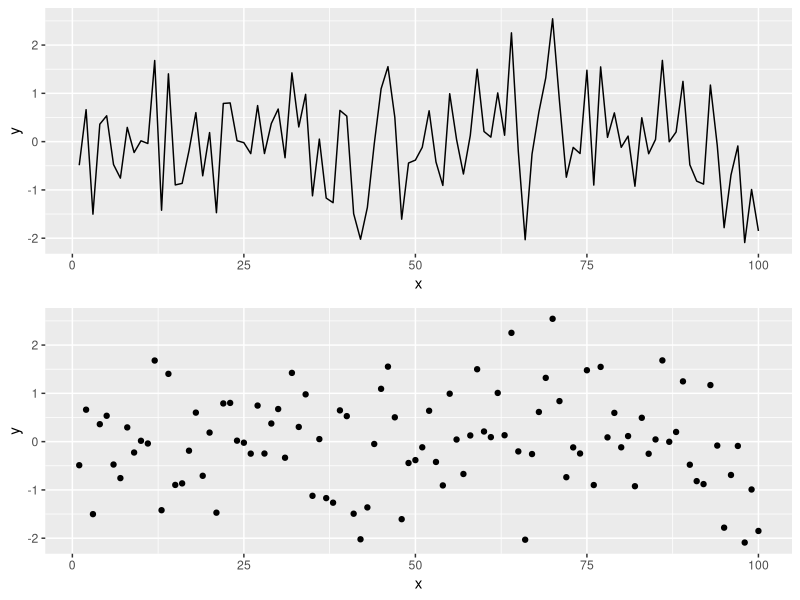

Generate this figure with R:
## ---- chunk 1
knitr::opts_chunk$set(echo = TRUE, fig.width = 8, fig.height = 8, fig.alig = "center")
## ---- chunk 2
library(tidyverse)
library(gridExtra)
## ---- chunk 3
# Simulating data according to a normal distribution
x <- seq(1:100)
y <- rnorm(100) # Generating data form a normal distribution with mean 0 and variance 1
data <- data.frame(x = x, y = y ) # Creating a data frame
p1 = ggplot(data, aes(x= x, y = y)) +
geom_line()
p2 = ggplot(data, aes(x= x, y = y)) +
geom_point()
grid.arrange(p1, p2)
